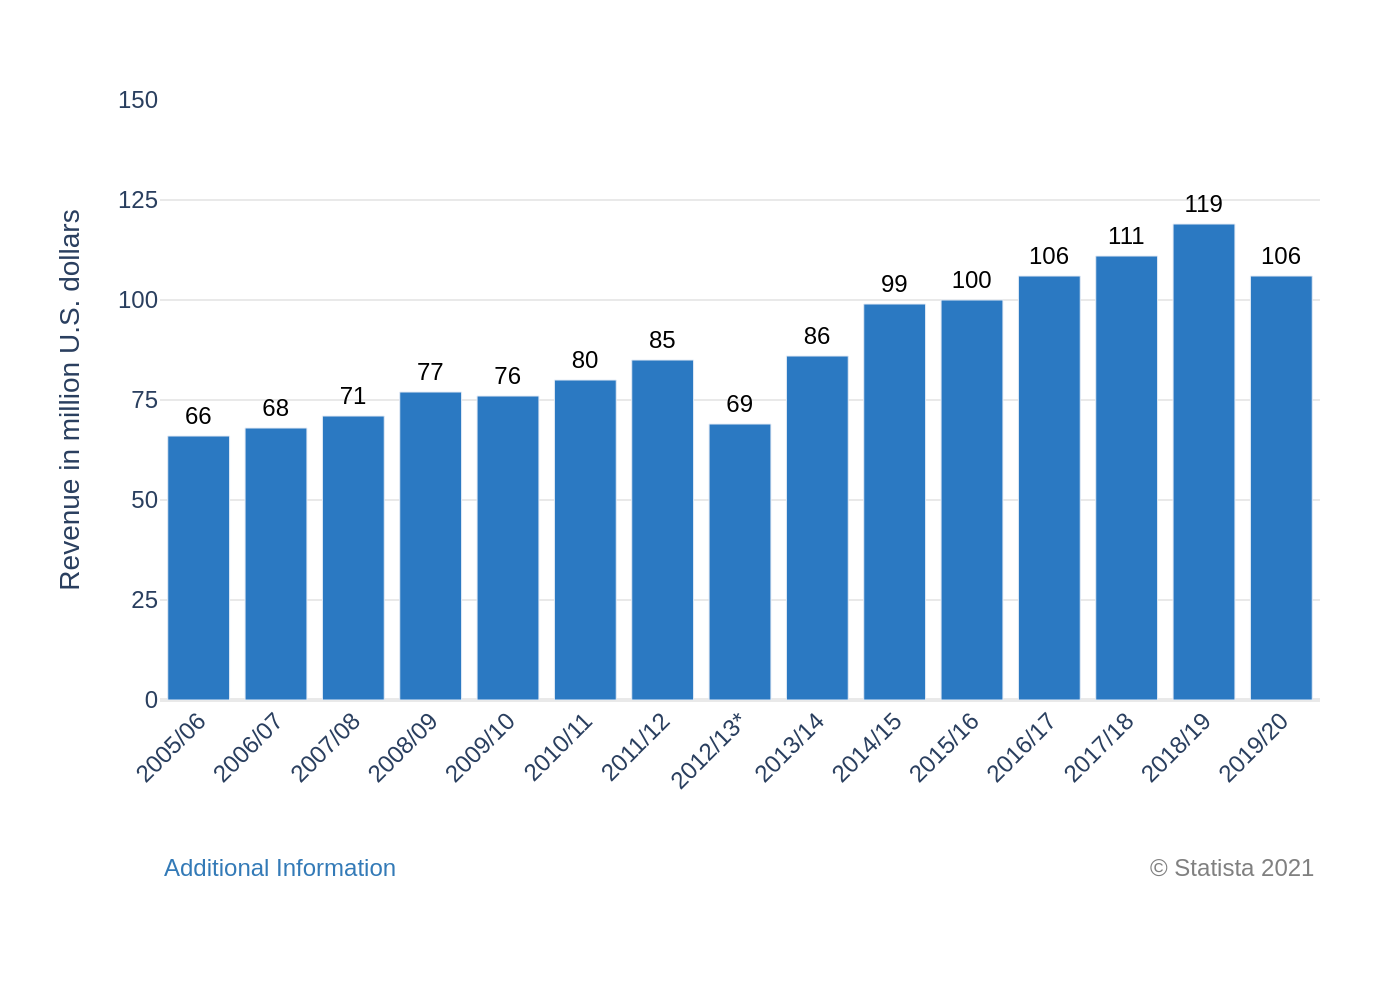

This chart was generated by the following Python code:
import sys
import json
import os
import plotly.graph_objects as go

if len(sys.argv) != 2:
    print("Usage: python generate_chart.py <json_file_path>")
    sys.exit(1)

json_path = sys.argv[1]

try:
    with open(json_path, 'r', encoding='utf-8') as f:
        chart_info = json.load(f)
except FileNotFoundError:
    print(f"Error: JSON file not found at {json_path}")
    sys.exit(1)
except json.JSONDecodeError:
    print(f"Error: Could not decode JSON from {json_path}")
    sys.exit(1)

data = chart_info.get('chart_data', [])
texts = chart_info.get('texts', {})
colors = chart_info.get('colors', [])

x_values = [item['x'] for item in data]
y_values = [item['y'] for item in data]

fig = go.Figure()

fig.add_trace(go.Bar(
    x=x_values,
    y=y_values,
    text=y_values,
    textposition='outside',
    marker_color=colors[0] if colors else '#2B79C2',
    cliponaxis=False,
    textfont=dict(family="Arial", size=12, color='black')
))

annotations = []
if texts.get('note'):
    annotations.append(
        dict(
            xref="paper", yref="paper",
            x=0, y=-0.25,
            xanchor='left', yanchor='top',
            text=texts['note'],
            showarrow=False,
            font=dict(family="Arial", size=12, color="#337ab7")
        )
    )
if texts.get('source'):
    annotations.append(
        dict(
            xref="paper", yref="paper",
            x=1, y=-0.25,
            xanchor='right', yanchor='top',
            text=texts['source'],
            showarrow=False,
            font=dict(family="Arial", size=12, color='grey')
        )
    )

fig.update_layout(
    title_text=texts.get('title'),
    font=dict(family="Arial"),
    plot_bgcolor='white',
    showlegend=False,
    margin=dict(l=80, r=40, t=50, b=150),
    xaxis=dict(
        title_text=texts.get('x_axis_title'),
        tickangle=-45,
        showgrid=False,
        showline=False,
        zeroline=False
    ),
    yaxis=dict(
        title_text=texts.get('y_axis_title'),
        range=[0, 150],
        tickvals=[0, 25, 50, 75, 100, 125, 150],
        gridcolor='#e9e9e9',
        showgrid=True,
        showline=False,
        zeroline=True,
        zerolinecolor='#e9e9e9'
    ),
    annotations=annotations
)

base_filename = os.path.splitext(json_path)[0]
output_filename = f"{base_filename}.png"

fig.write_image(output_filename, scale=2)

print(f"Chart generated and saved to {output_filename}")
